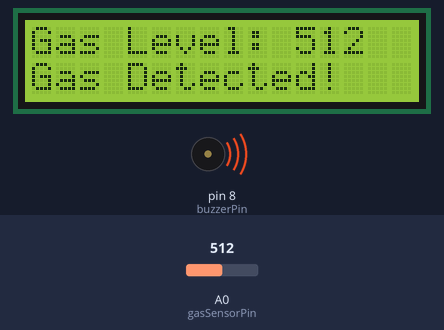
Simulated run of this sketch. Board: Arduino Uno, built with avr-gcc and run on an emulated ATmega328P. Parts: 16×2 character LCD, buzzer (waves = sounding, pin HIGH). Inputs (shaded band) come from the test bench; at power-on: A0 (gasSensorPin) = 512. What the sketch prints to the serial monitor is not drawn.

Above: at 2.2 s.
2.3 s: A0 (gasSensorPin) set to 311
At 2.7 s:
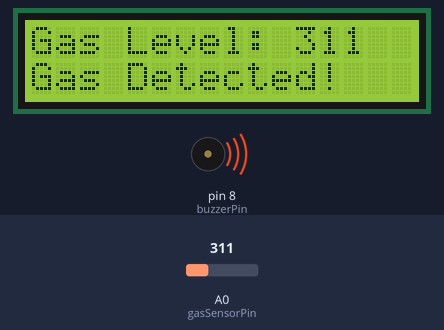
3.8 s: A0 (gasSensorPin) set to 288
At 4.5 s:
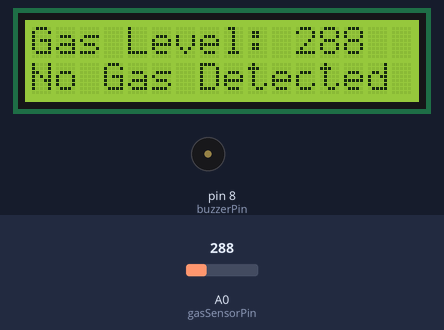
5.3 s: A0 (gasSensorPin) set to 306
At 6.4 s:
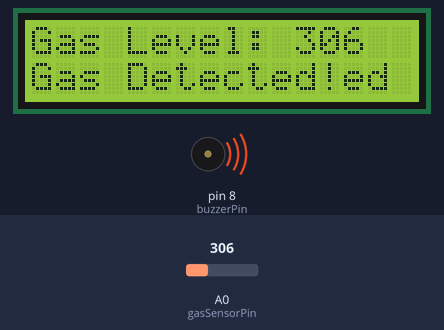
6.8 s: A0 (gasSensorPin) set to 290
At 8.1 s:
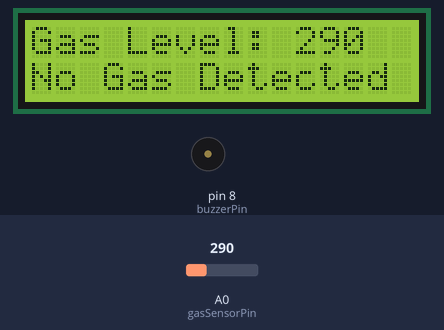
Timing chart, 0 to 9.3 s (numbered marks = the images above; inputs shaded):
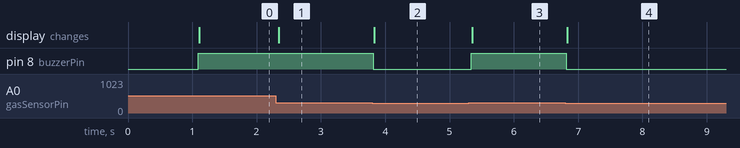

The sketch:

gas_leakage_alarm.ino
```cpp
#include <Wire.h>
#include <LiquidCrystal_I2C.h>

// Initialize LCD
LiquidCrystal_I2C lcd(0x27, 16, 2); // I2C address 0x27, 16 columns and 2 rows

// MQ-5 Gas Sensor pin
int gasSensorPin = A0;

// Buzzer pin
int buzzerPin = 8;

// Threshold for gas detection (adjust based on your environment)
int gasThresholdLow = 300;
int gasThresholdHigh= 400;

// Setup
void setup() {
  // Start the LCD
  lcd.begin(16, 2);
  lcd.print("Gas & Smoke Det.");

  // Setup buzzer pin
  pinMode(buzzerPin, OUTPUT);

  // Start serial communication for debugging
  Serial.begin(9600); // Adjusted baud rate for proper debug output

  delay(1000);  // Short delay to ensure LCD is initialized properly
  lcd.clear();
}

// Main loop
void loop() {
  // Read gas sensor value
  int gasLevel = analogRead(gasSensorPin);

  // Print sensor data to Serial Monitor for debugging
  Serial.print("Gas Level: ");
  Serial.println(gasLevel);

  // Display gas level on LCD
  lcd.setCursor(0, 0);
  lcd.print("Gas Level: ");
  lcd.print(gasLevel);

  // Check if the gas level exceeds the threshold
  if (gasLevel > gasThresholdLow) {
    // Trigger buzzer if gas level is high
    digitalWrite(buzzerPin, HIGH);
    lcd.setCursor(0, 1);
    lcd.print("Gas Detected!");
  } else {
    // No gas detected, turn off buzzer
    digitalWrite(buzzerPin, LOW);
    lcd.setCursor(0, 1);
    lcd.print("No Gas Detected");
  }

  // No delay here to make it more responsive
}
```

Measured:
- the behaviour switches between 301 and 300 on A0 (gasSensorPin) (found by bisection; images 1 and 2)
- after the input at 2.3 s, the display: changes after 0.05 s (image 1)
- after the input at 3.8 s, pin 8 (buzzerPin): HIGH → LOW at once; the display: changes at once (image 2)
- after the input at 5.3 s, pin 8 (buzzerPin): LOW → HIGH at once; the display: changes after 0.05 s (image 3)
- after the input at 6.8 s, pin 8 (buzzerPin): HIGH → LOW at once; the display: changes at once (image 4)
